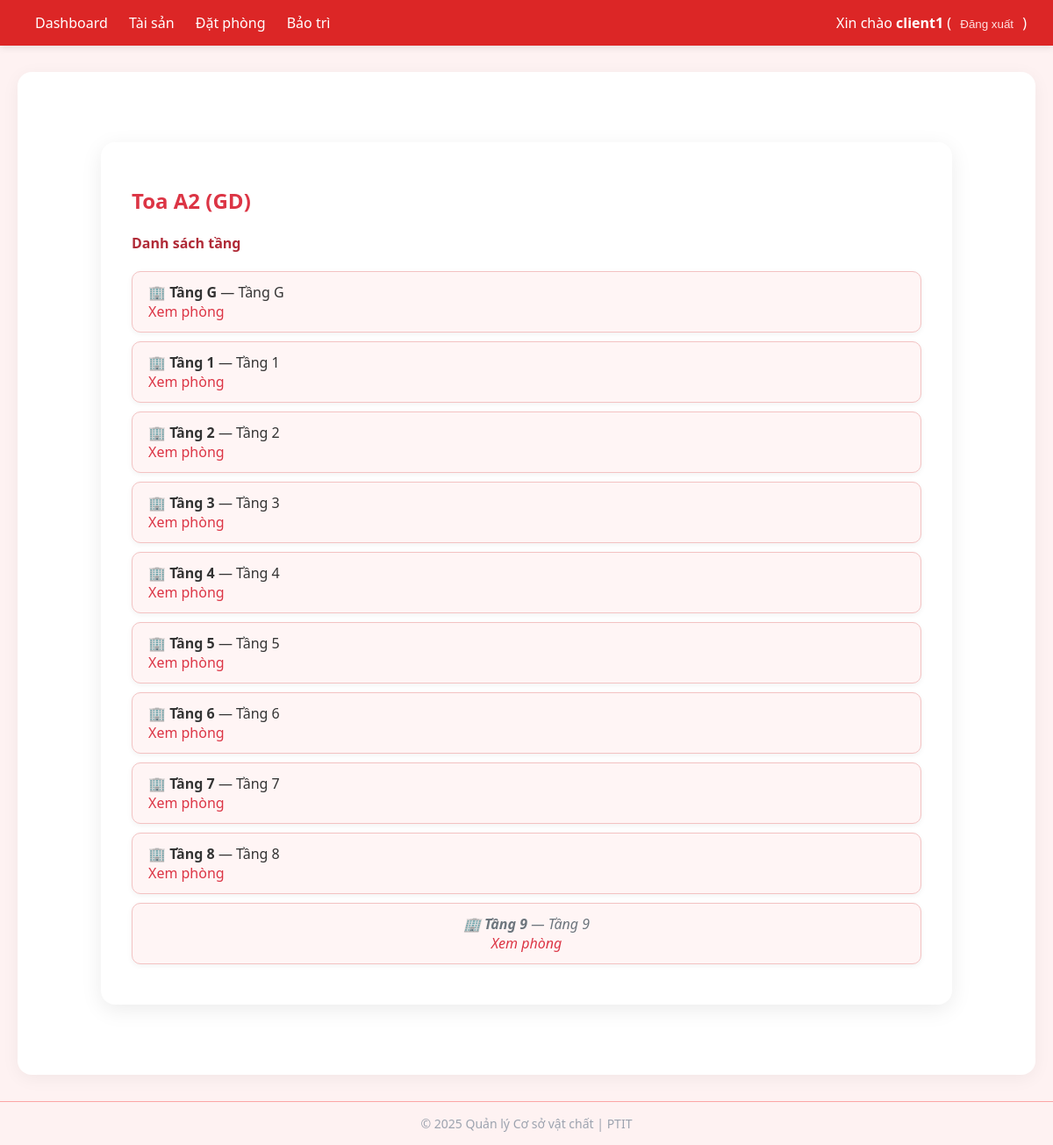
Page /buildings/1/ (signed in) on the earlier database version.
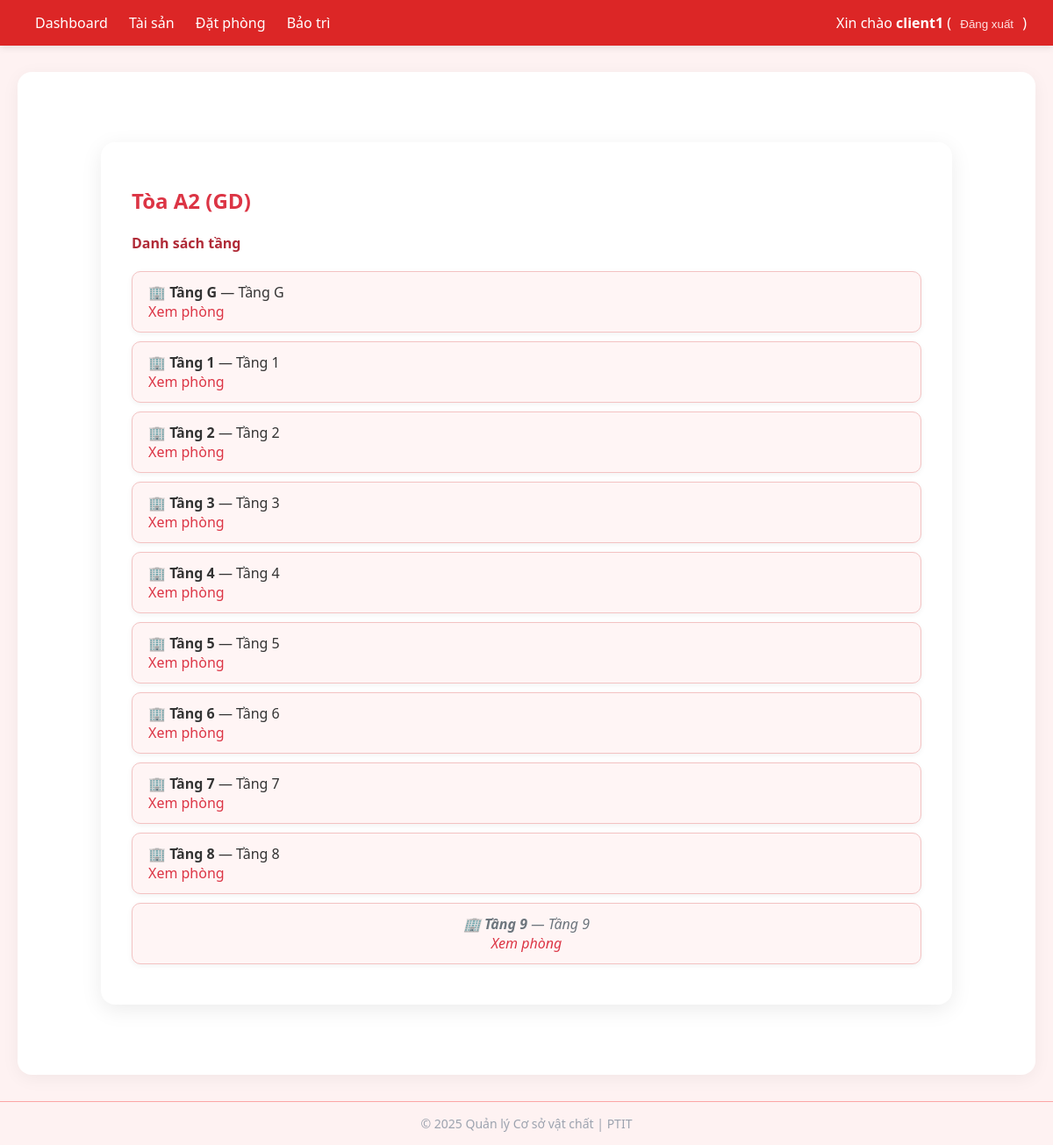
Same page on the later database version.
### core/models.py (models this page shows, shortened)
class Building(models.Model):
    code = models.CharField(max_length=50, unique=True)
    name = models.CharField(max_length=200)
    description = models.TextField(blank=True)

### core/views.py (the view)
# urls.py: path('buildings/<int:pk>/', views.building_detail, name='building_detail'),
@login_required
def building_detail(request, pk):
    building = get_object_or_404(Building, pk=pk)
    floors = building.floors.all()
    return render(request, 'core/building_detail.html', {'building': building, 'floors': floors})

### templates/core/building_detail.html (shortened to what this page needs)
{% extends 'core/base.html' %}
{% block content %}
<div class="building-detail-container">
    <h2>{{ building.name }} ({{ building.code }})</h2>
    <h4>Danh sách tầng</h4>
    <ul>
      {% for f in floors %}
        <li>
          🏢 <strong>Tầng {{ f.number }}</strong> — {{ f.name }}
          <br>
          <a href="{% url 'room_list' f.pk %}">Xem phòng</a>
        </li>
      {% empty %}
        <li>Không có tầng nào trong tòa nhà này.</li>
      {% endfor %}
    </ul>
</div>
{% endblock %}

Differences in the rows shown:
changed Building "GD": name "Toa A2" → "Tòa A2"
